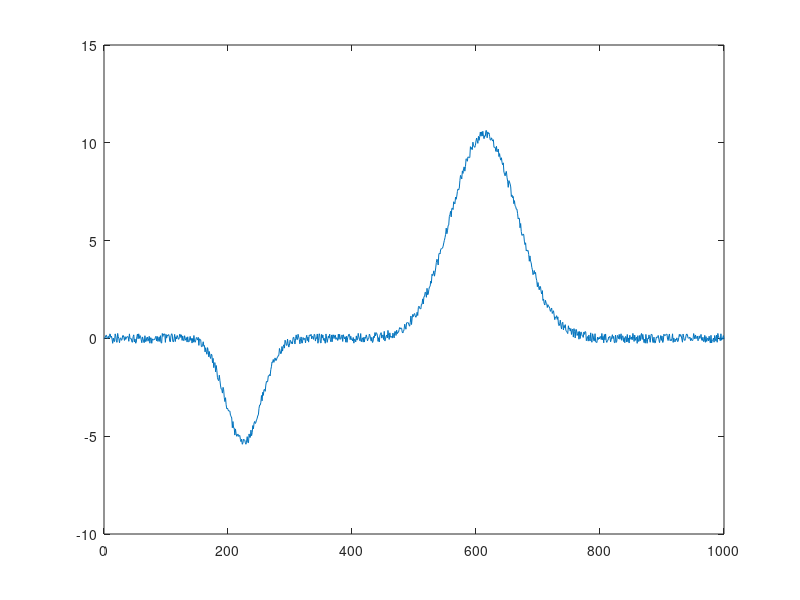

MATLAB code for this plot: (Note: this script raises an error after producing the figure.)
%Midterm problem 5

clear all;

load('midtermP5','-ascii');
x=midtermP5(:,1);
fx=midtermP5(:,2);

figure
plot(x,fx)

a00= [-5 40 225 10 75 600]

a=fminsearch(@fn_for_SchoenrockME_P5,a00)

a1=a(1);
a2=a(2);
a3=a(3);
a4=a(4);
a5=a(5);
a6=a(6);

ffx=a1*exp(-((x-a3).^2)/a2.^2)+a4*exp(-((x-a6).^2)/a5.^2);
ss=(fx-ffx)'*(fx-ffx);
xc=[min(x):(max(x)-min(x))/100:max(x)]';
fxc=a1*exp(-((xc-a3).^2)/a2.^2)+a4*exp(-((xc-a6).^2)/a5.^2);

la00=['a00 = ',num2str(a00)];
la1=['a1 = ',num2str(a1)];
la2=['a2 = ',num2str(a2)];
la3=['a3 = ',num2str(a3)];
la4=['a4 = ',num2str(a4)];
la5=['a5 = ',num2str(a5)];
la6=['a6 = ',num2str(a6)];
lss=['sm Sq = ',num2str(ss)];
lssdp=['sm Sq DP = ',num2str(ss/size(fx,1))];

figure
hold on;
t1='Non-Linear Curve Fitting midterm problem 5';
t2='Data Fitted to F(x) = a1 exp(-(x-a3)^2/a2^2)+a4 exp(-(x-a6)^2/a5^2)';
name='B.D.Schoenrock ';
t=[t1,'\newline',t2,'\newline',name,date];
title(t)
xlabel('x in unitless numbers')
ylabel('f(x) in unitless numbers')

plot(x,fx,'r*')
plot(xc,fxc,'b')
plot(min(xc),max(fxc),'w')
plot(min(xc),max(fxc),'w')
plot(min(xc),max(fxc),'w')
plot(min(xc),max(fxc),'w')
plot(min(xc),max(fxc),'w')
plot(min(xc),max(fxc),'w')
plot(min(xc),max(fxc),'w')
plot(min(xc),max(fxc),'w')
plot(min(xc),max(fxc),'w')

legend('raw data','fitted curve',la00,la1,la2,la3,la4,la5,la6,lss,lssdp,2);
legend('boxoff')
